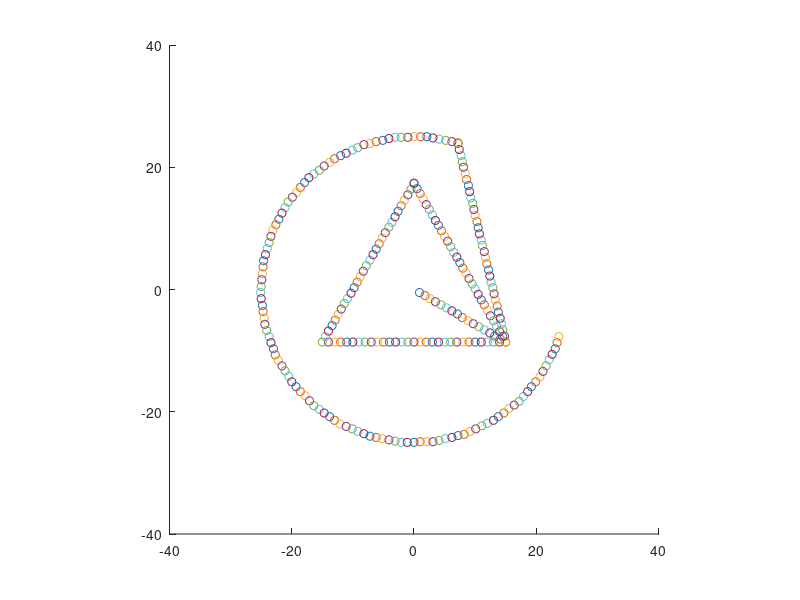

The MATLAB source for this figure:
setPoints = [[0.9 -0.5];[1.8 -1.0];[2.6 -1.5];[3.5 -2.0];[4.4 -2.5];[5.3 -3.0];[6.2 -3.5];[7.1 -4.0];[7.9 -4.6];[8.8 -5.1];[9.7 -5.6];[10.6 -6.1];[11.5 -6.6];[12.4 -7.1];[13.2 -7.6];[14.1 -8.1];[15.0 -8.6];[14.0 -8.6];[13.0 -8.6];[12.0 -8.6];[11.0 -8.6];[10.0 -8.6];[9.0 -8.6];[8.0 -8.6];[7.0 -8.6];[6.0 -8.6];[5.0 -8.6];[4.0 -8.6];[3.0 -8.6];[2.0 -8.6];[1.0 -8.6];[0.0 -8.6];[-1.0 -8.6];[-2.0 -8.6];[-3.0 -8.6];[-4.0 -8.6];[-5.0 -8.6];[-6.0 -8.6];[-7.0 -8.6];[-8.0 -8.6];[-9.0 -8.6];[-10.0 -8.6];[-11.0 -8.6];[-12.0 -8.6];[-13.0 -8.6];[-14.0 -8.6];[-15.0 -8.6];[-14.5 -7.7];[-14.0 -6.8];[-13.4 -5.9];[-12.9 -5.0];[-12.4 -4.1];[-11.9 -3.2];[-11.4 -2.3];[-10.9 -1.5];[-10.3 -0.6];[-9.8 0.3];[-9.3 1.2];[-8.8 2.1];[-8.3 3.0];[-7.8 3.9];[-7.2 4.8];[-6.7 5.7];[-6.2 6.6];[-5.7 7.5];[-5.2 8.4];[-4.7 9.3];[-4.1 10.2];[-3.6 11.0];[-3.1 11.9];[-2.6 12.8];[-2.1 13.7];[-1.6 14.6];[-1.0 15.5];[-0.5 16.4];[0.0 17.3];[0.0 17.4];[0.5 16.5];[1.0 15.7];[1.5 14.8];[2.0 13.9];[2.5 13.1];[3.0 12.2];[3.5 11.3];[4.0 10.5];[4.5 9.6];[5.0 8.7];[5.5 7.9];[6.0 7.0];[6.5 6.1];[7.0 5.3];[7.5 4.4];[8.0 3.5];[8.5 2.7];[9.0 1.8];[9.5 0.9];[10.0 0.1];[10.5 -0.8];[11.0 -1.7];[11.5 -2.5];[12.0 -3.4];[12.5 -4.3];[13.0 -5.1];[13.5 -6.0];[14.0 -6.9];[14.5 -7.7];[15.0 -8.6];[15.0 -8.6];[14.8 -7.6];[14.5 -6.6];[14.3 -5.6];[14.1 -4.7];[13.8 -3.7];[13.6 -2.7];[13.3 -1.7];[13.1 -0.7];[12.9 0.3];[12.6 1.2];[12.4 2.2];[12.2 3.2];[11.9 4.2];[11.7 5.2];[11.5 6.2];[11.2 7.2];[11.0 8.1];[10.7 9.1];[10.5 10.1];[10.3 11.1];[10.0 12.1];[9.8 13.1];[9.6 14.1];[9.3 15.0];[9.1 16.0];[8.9 17.0];[8.6 18.0];[8.4 19.0];[8.1 20.0];[7.9 20.9];[7.7 21.9];[7.4 22.9];[7.2 23.9];[7.2 24.0];[7.2 24.0];[6.2 24.2];[5.2 24.4];[4.1 24.6];[3.1 24.8];[2.1 25.0];[1.1 25.0];[0.0 25.0];[-1.0 24.9];[-2.1 24.9];[-3.1 24.9];[-4.1 24.7];[-5.1 24.4];[-6.2 24.2];[-7.2 23.9];[-8.2 23.7];[-9.2 23.2];[-10.1 22.8];[-11.1 22.3];[-12.0 21.9];[-13.0 21.4];[-13.8 20.8];[-14.7 20.2];[-15.5 19.5];[-16.4 18.9];[-17.2 18.3];[-17.9 17.5];[-18.6 16.7];[-19.2 15.9];[-19.9 15.1];[-20.6 14.3];[-21.1 13.4];[-21.6 12.5];[-22.1 11.5];[-22.6 10.6];[-23.1 9.7];[-23.4 8.7];[-23.7 7.7];[-24.0 6.7];[-24.3 5.7];[-24.6 4.7];[-24.7 3.7];[-24.8 2.6];[-24.9 1.6];[-25.0 0.5];[-25.1 -0.5];[-25.0 -1.5];[-24.8 -2.6];[-24.7 -3.6];[-24.5 -4.7];[-24.4 -5.7];[-24.1 -6.7];[-23.7 -7.7];[-23.4 -8.7];[-23.0 -9.7];[-22.7 -10.7];[-22.2 -11.6];[-21.6 -12.5];[-21.1 -13.3];[-20.5 -14.2];[-20.0 -15.1];[-19.3 -15.9];[-18.6 -16.7];[-17.8 -17.4];[-17.1 -18.2];[-16.4 -19.0];[-15.5 -19.6];[-14.7 -20.2];[-13.8 -20.8];[-13.0 -21.4];[-12.1 -22.0];[-11.1 -22.4];[-10.1 -22.8];[-9.2 -23.2];[-8.2 -23.6];[-7.2 -24.0];[-6.2 -24.2];[-5.2 -24.4];[-4.1 -24.6];[-3.1 -24.8];[-2.1 -25.0];[-1.1 -25.0];[-0.0 -25.0];[1.0 -24.9];[2.1 -24.9];[3.1 -24.9];[4.1 -24.7];[5.1 -24.4];[6.2 -24.2];[7.2 -23.9];[8.2 -23.7];[9.2 -23.2];[10.1 -22.8];[11.1 -22.3];[12.0 -21.9];[13.0 -21.4];[13.8 -20.8];[14.7 -20.2];[15.5 -19.5];[16.4 -18.9];[17.2 -18.3];[17.9 -17.5];[18.6 -16.7];[19.2 -15.9];[19.9 -15.1];[20.6 -14.3];[21.1 -13.4];[21.6 -12.5];[22.1 -11.5];[22.6 -10.6];[23.1 -9.7];[23.4 -8.7];[23.7 -7.7]];

x=[];
y=[];
for i = 1:length(setPoints)
    x(i) = setPoints(i,1);
    y(i) = setPoints(i,2);
    scatter(x(i),y(i));
    hold on;
    xlim([-40 40]);
    ylim([-40 40]);
    pause(0.002);
    axis equal;
end
